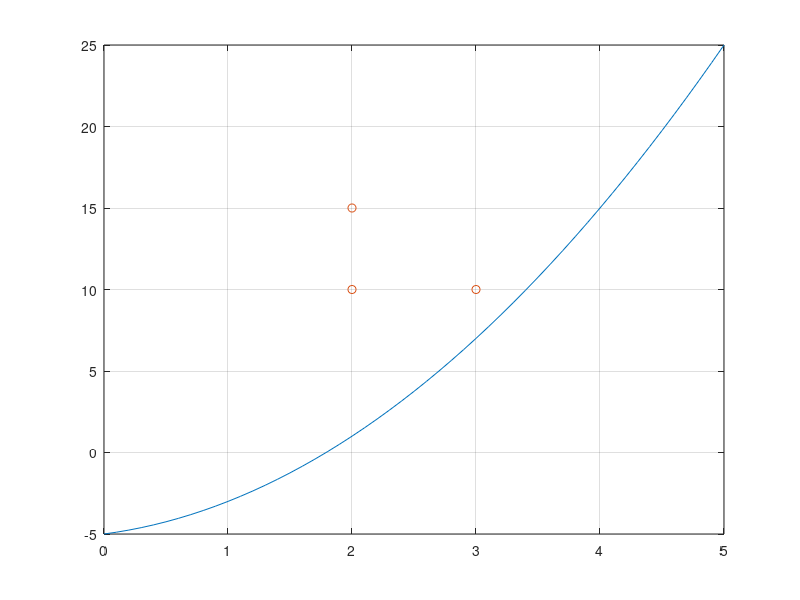

This figure's MATLAB source: (Note: this script raises an error after producing the figure.)
close all;
clear all;
clc;
%% trayetoria
x=0:0.1:5;
y=x.^2+x-5;
plot (x,y);
grid on;
%% grupo de personas
xx = [2 3 2];
yy = [10 10 15];
hold on;
plot (xx, yy,'o');
%% metricas
% longitud total
longitud = long_total (x,y);
% distancia a la spersonas
distan_group = cercanos_grupo (xx,yy,x,y);
% smooth
smoothy = metrica_smooth(x,y);
%% prueba
